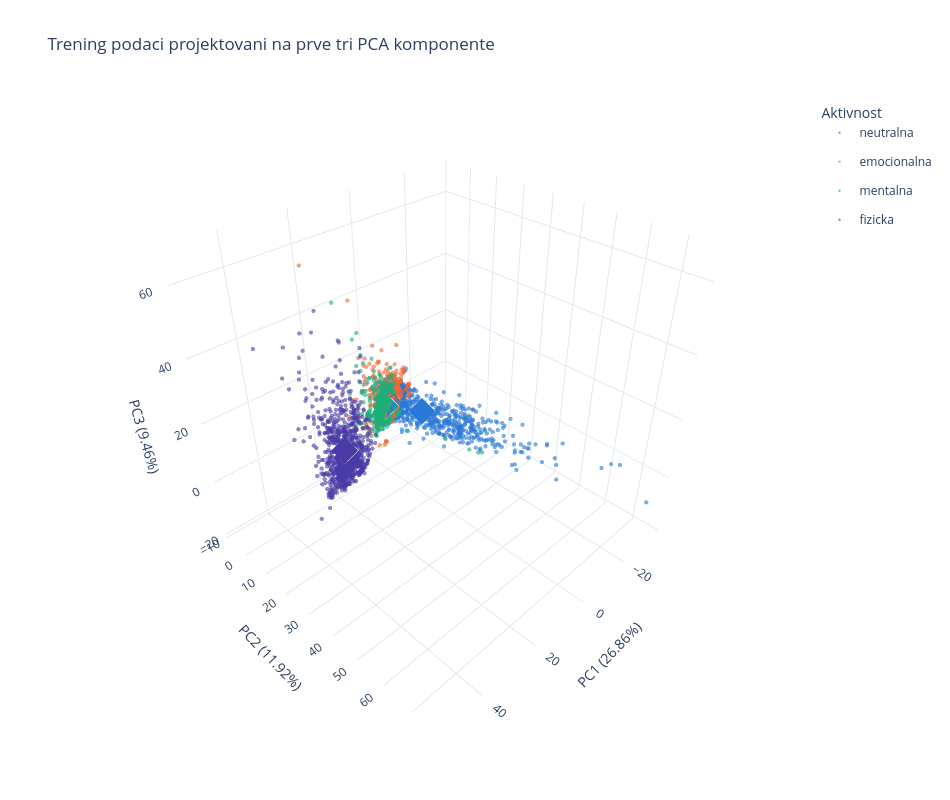

Source (notebook cell):
### Code cell
import plotly.graph_objects as go

# Isti podaci kao na prethodnom 3D grafiku, ali interaktivno: grafik moze da se rotira i zumira, sto je kod
# staticne slike glavni nedostatak, jer se dubina tesko cita. Klasa se moze i ugasiti klikom na legendu.
# Centroid se ovde crta kao romb, zato sto Scatter3d ne podrzava trougao kao oblik markera.
figure = go.Figure()

for activity, mask in class_masks.items():
    points = X_train_pca_top3[mask]
    figure.add_trace(go.Scatter3d(
        x=points[:, 0], y=points[:, 1], z=points[:, 2],
        mode="markers",
        name=ACTIVITY_NAMES[activity],
        legendgroup=ACTIVITY_NAMES[activity],
        marker=dict(size=2.5, color=ACTIVITY_PLOT_COLORS[activity], opacity=0.6),
        hovertemplate="PC1 %{x:.2f}<br>PC2 %{y:.2f}<br>PC3 %{z:.2f}<extra>"
                      + ACTIVITY_NAMES[activity] + "</extra>",
    ))

for activity, centroid in centroids_top3.items():
    figure.add_trace(go.Scatter3d(
        x=[centroid[0]], y=[centroid[1]], z=[centroid[2]],
        mode="markers",
        name=f"centroid - {ACTIVITY_NAMES[activity]}",
        legendgroup=ACTIVITY_NAMES[activity],
        showlegend=False,
        marker=dict(size=9, symbol="diamond", color=ACTIVITY_PLOT_COLORS[activity],
                    line=dict(color="#ffffff", width=2)),
        hovertemplate="centroid<br>PC1 %{x:.2f}<br>PC2 %{y:.2f}<br>PC3 %{z:.2f}<extra>"
                      + ACTIVITY_NAMES[activity] + "</extra>",
    ))

# aspectmode="data" cuva stvarne odnose raspona po osama, pa se ne dobija lazan utisak o razdvojenosti klasa
# koji bi nastao razvlacenjem osa na istu duzinu.
figure.update_layout(
    title="Trening podaci projektovani na prve tri PCA komponente",
    scene=dict(
        xaxis_title=f"PC1 ({explained[0] * 100:.2f}%)",
        yaxis_title=f"PC2 ({explained[1] * 100:.2f}%)",
        zaxis_title=f"PC3 ({explained[2] * 100:.2f}%)",
        aspectmode="data",
    ),
    legend_title="Aktivnost",
    template="plotly_white",
    width=950,
    height=800,
)
figure.show()

### Figure 1 — Plotly figure (JSON) as saved in the notebook; plotly's stock layout.template omitted (floating-point values rounded to 4 significant figures; data arrays with more than 128 entries replaced by an {"elided": "..."} marker saying what was removed)
{"data": [{"hovertemplate": "PC1 %{x:.2f}<br>PC2 %{y:.2f}<br>PC3 %{z:.2f}<extra>neutralna</extra>", "legendgroup": "neutralna", "marker": {"color": "#2a78d6", "opacity": 0.6, "size": 2.5}, "mode": "markers", "name": "neutralna", "type": "scatter3d", "x": {"elided": "896 float values"}, "y": {"elided": "896 float values"}, "z": {"elided": "896 float values"}}, {"hovertemplate": "PC1 %{x:.2f}<br>PC2 %{y:.2f}<br>PC3 %{z:.2f}<extra>emocionalna</extra>", "legendgroup": "emocionalna", "marker": {"color": "#eb6834", "opacity": 0.6, "size": 2.5}, "mode": "markers", "name": "emocionalna", "type": "scatter3d", "x": {"elided": "896 float values"}, "y": {"elided": "896 float values"}, "z": {"elided": "896 float values"}}, {"hovertemplate": "PC1 %{x:.2f}<br>PC2 %{y:.2f}<br>PC3 %{z:.2f}<extra>mentalna</extra>", "legendgroup": "mentalna", "marker": {"color": "#1baf7a", "opacity": 0.6, "size": 2.5}, "mode": "markers", "name": "mentalna", "type": "scatter3d", "x": {"elided": "896 float values"}, "y": {"elided": "896 float values"}, "z": {"elided": "896 float values"}}, {"hovertemplate": "PC1 %{x:.2f}<br>PC2 %{y:.2f}<br>PC3 %{z:.2f}<extra>fizicka</extra>", "legendgroup": "fizicka", "marker": {"color": "#4a3aa7", "opacity": 0.6, "size": 2.5}, "mode": "markers", "name": "fizicka", "type": "scatter3d", "x": {"elided": "896 float values"}, "y": {"elided": "896 float values"}, "z": {"elided": "896 float values"}}, {"hovertemplate": "centroid<br>PC1 %{x:.2f}<br>PC2 %{y:.2f}<br>PC3 %{z:.2f}<extra>neutralna</extra>", "legendgroup": "neutralna", "marker": {"color": "#2a78d6", "line": {"color": "#ffffff", "width": 2}, "size": 9, "symbol": "diamond"}, "mode": "markers", "name": "centroid - neutralna", "showlegend": false, "type": "scatter3d", "x": [-9.927], "y": [6.028], "z": [0.0689]}, {"hovertemplate": "centroid<br>PC1 %{x:.2f}<br>PC2 %{y:.2f}<br>PC3 %{z:.2f}<extra>emocionalna</extra>", "legendgroup": "emocionalna", "marker": {"color": "#eb6834", "line": {"color": "#ffffff", "width": 2}, "size": 9, "symbol": "diamond"}, "mode": "markers", "name": "centroid - emocionalna", "showlegend": false, "type": "scatter3d", "x": [-5.024], "y": [-4.389], "z": [1.459]}, {"hovertemplate": "centroid<br>PC1 %{x:.2f}<br>PC2 %{y:.2f}<br>PC3 %{z:.2f}<extra>mentalna</extra>", "legendgroup": "mentalna", "marker": {"color": "#1baf7a", "line": {"color": "#ffffff", "width": 2}, "size": 9, "symbol": "diamond"}, "mode": "markers", "name": "centroid - mentalna", "showlegend": false, "type": "scatter3d", "x": [-3.3], "y": [-3.844], "z": [0.5111]}, {"hovertemplate": "centroid<br>PC1 %{x:.2f}<br>PC2 %{y:.2f}<br>PC3 %{z:.2f}<extra>fizicka</extra>", "legendgroup": "fizicka", "marker": {"color": "#4a3aa7", "line": {"color": "#ffffff", "width": 2}, "size": 9, "symbol": "diamond"}, "mode": "markers", "name": "centroid - fizicka", "showlegend": false, "type": "scatter3d", "x": [18.25], "y": [2.205], "z": [-2.039]}], "layout": {"height": 800, "legend": {"title": {"text": "Aktivnost"}}, "scene": {"aspectmode": "data", "xaxis": {"title": {"text": "PC1 (26.86%)"}}, "yaxis": {"title": {"text": "PC2 (11.92%)"}}, "zaxis": {"title": {"text": "PC3 (9.46%)"}}}, "title": {"text": "Trening podaci projektovani na prve tri PCA komponente"}, "width": 950}}
